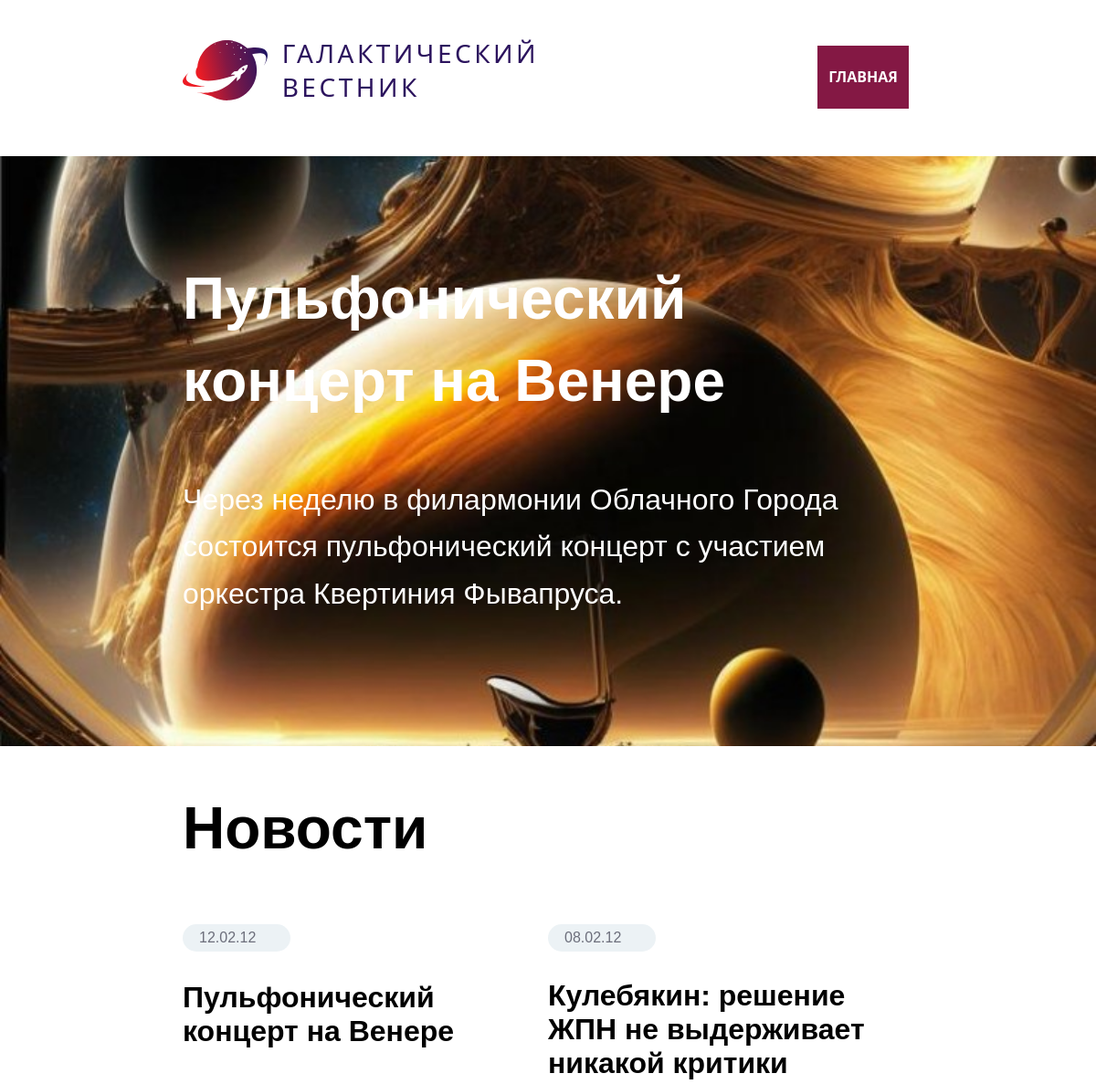
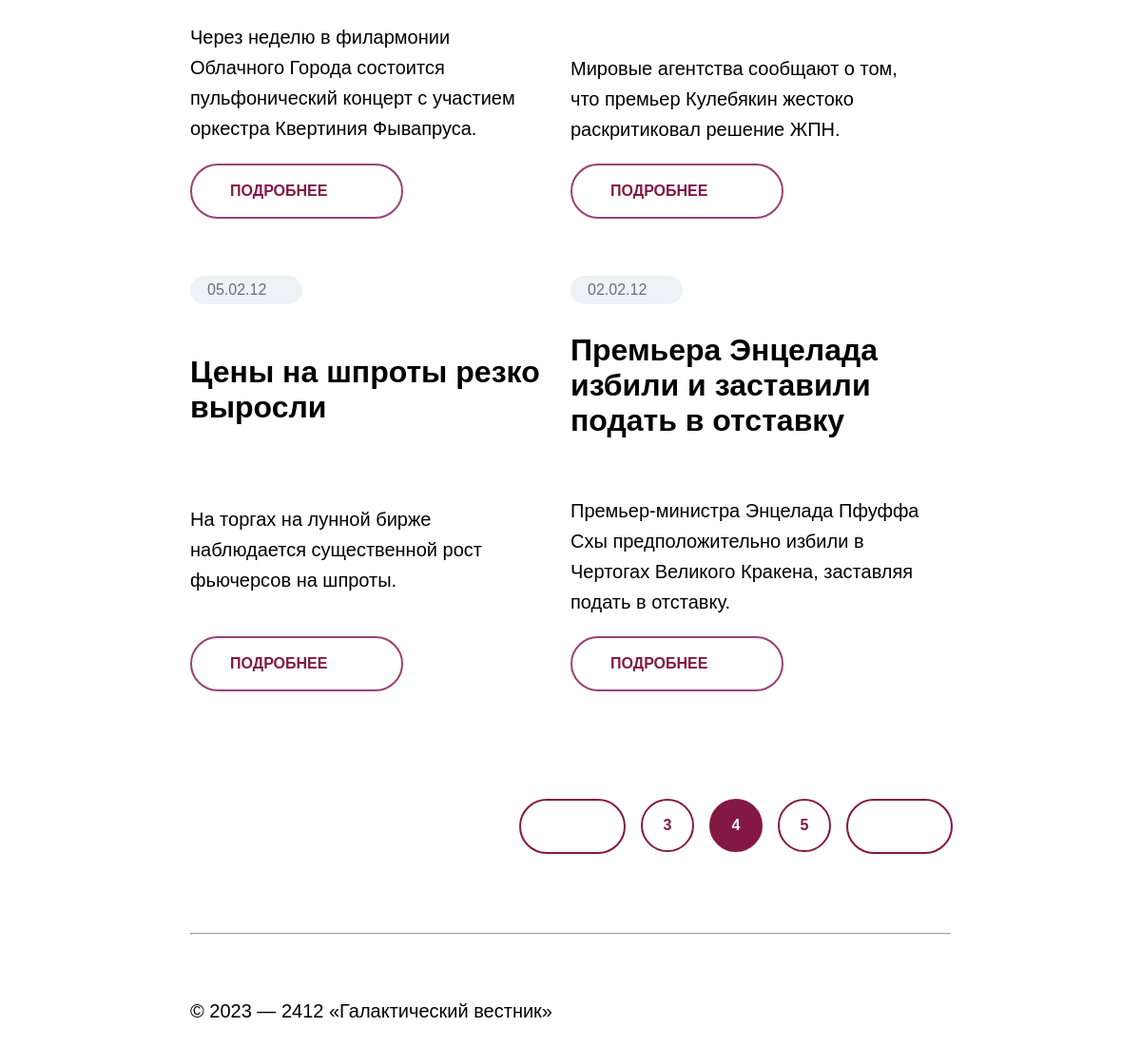
Screenshot of /news/page-4/ with the database file from the repository (2 pictures, top to bottom).
### tables this page shows
CREATE TABLE `news` (
  `id` int(11) unsigned NOT NULL AUTO_INCREMENT,
  `date` datetime NULL DEFAULT NULL,
  `title` varchar(250) NOT NULL DEFAULT '',
  `announce` text NULL DEFAULT NULL,
  `content` text NULL DEFAULT NULL,
  `image` varchar(250) NOT NULL DEFAULT '',
  PRIMARY KEY (`id`),
  KEY `id` (`id`),

  KEY `idx_news_date` (`date`));

### App/DB.php (called while the page is built, shortened)
<?php
class DB
{
	public static function connectDb()
	{
		$host = 'localhost';
		$dbname = 'workspace__test';
		$dbuser = 'root';
		$dbpassword = 'root';
		try {
			$db = new \PDO("mysql:host=$host;dbname=$dbname;charset=utf8;", $dbuser, $dbpassword);
		} catch (PDOException $error) {
			die("Could not connect to the database $dbname :" . $error->getMessage());
		}
		return $db;
	}
}

### App/Models/NewsModel.php (called while the page is built, shortened)
<?php
class NewsModel
{
	public static function getList($offset, $limit)
	{
		$query = DB::connectDb()->query("SELECT *,DATE_FORMAT(date,'%d.%m.%y') dt FROM news ORDER BY date DESC LIMIT $offset, $limit");
		return $query;
	}
}

### App/Controllers/NewsController.php (called while the page is built, shortened)
<?php
class NewsController
{
    public static function fetchData($number, $limit)
    {
        $numPage = NewsModel::getCount();
        $query = NewsModel::getList($number, $limit);
        $resi = NewsModel::getList($number, 1);
        $array = [
            'numPage' => $numPage,
            'query' => $query,
            'resi' => $resi,
        ];
        return $array;
    }
}

### index.php (the view, shortened to what this page needs)
<?php
$limit = 4;
if (isset($_GET['page'])) {
	$page = $_GET['page'];
} else {
	$page = 1;
}
$number = ($page * $limit) - $limit;
extract(NewsController::fetchData($number, $limit));
include_once("views/header.php");
?>
<main class="main_index">
    <section class="hero_section">
        <?php while($rowi = $resi->fetch()) { ?>
        <div class="hero_image">
            <img src="/image/<?= $rowi['image']; ?>" alt="hero_image">
        </div>
        <div class="hero_text">
            <h1 class="hero_h1"><?= $rowi['title']; ?></h1>
            <p class="hero_p"><?= $rowi['announce']; ?></p>
        </div>
        <?php } ?>
    </section>
    <section class="news_title">
        <h2 class="news_title_h2">
            Новости
        </h2>
    </section>
    <section class="news_block">
        <?php while($article = $query->fetch()) { ?>
        <div class="news">
            <div class="data_news"><?= $article["dt"]; ?></div>
            <div class="title_news"><?= $article["title"]; ?></div>
            <div class="announce_news"><?= $article["announce"]; ?></div>
            <a href="/news/<?= $article['id']; ?>/" class="a_style_button">
                <div class="button_news">
                    Подробнее<div class="arrow_button"></div>
                </div>
            </a>
        </div>
        <?php } ?>
    </section>
    <section class="pagination">
        <ul class="pagination_item">
            <?php
            include('Pagination.php');
            ?>
        </ul>
    </section>
</main>
<?php
include_once("views/footer.php");
?>

### css/index.css (style rules this page uses)
html { box-sizing: border-box; margin: 0 auto; width: 100%; background-color: rgb(182, 183, 183); }
*, *::after, *::before { box-sizing: inherit; }
body { width: 100vw; height: auto; background-color: rgb(255, 255, 255); margin: 0 auto; display: flex; flex-direction: column; justify-content: space-between; font-family: "Segoe UI;", sans-serif; }
.main_index { display: flex; flex-direction: column; margin-bottom: 83px; }
.hero_section, .news_block, .pagination { display: flex; }
.hero_section { height: 646px; margin: 0px; align-items: center; }
.hero_image { width: 100%; height: 100%; position: relative; z-index: 0; }
.hero_image img { position: relative; margin: 0; width: 100%; height: 100%; object-fit: cover; }
.hero_text { position: absolute; margin-left: 200px; max-width: 800px; z-index: 1; display: flex; flex-direction: column; gap: 30px; }
.hero_h1 { margin: 0px; color: #fff; font-size: 64px; font-style: normal; font-weight: 600; line-height: 140%; }
.hero_text p { margin: 0px; color: #fff; font-size: 32px; font-style: normal; font-weight: 400; line-height: 160%; }
.news_title { display: flex; margin: 54.32px auto 40px 200px; width: max-content; justify-content: start; }
.news_title_h2 { color: #000; font-size: 64px; font-style: normal; font-weight: 600; line-height: 110%; margin: 0px; }
.news_block { display: flex; flex-wrap: wrap; margin: 0 200px; }
.news { width: 50%; padding: 30px 30px 30px 0px; display: flex; flex-direction: column; justify-content: space-between; }
.data_news { width: 118px; padding: 6px 18px; border-radius: 20px; background: var(--light-grey, #ecf2f5); color: var(--grey, #6c6e7b); font-size: 16px; font-style: normal; font-weight: 400; line-height: normal; }
.title_news { width: 100%; height: auto; margin-top: 30px; color: var(--body-text, #000); font-size: 32px; font-style: normal; font-weight: 600; line-height: normal; }
.announce_news { width: 100%; height: auto; margin-top: 60px; }
.announce_news p { margin: 0px; color: var(--body-text, #000); font-size: 20px; font-style: normal; font-weight: 400; line-height: 160%; }
.a_style_button { padding-top: 20px; text-decoration: none; color: var(--body-text, #000); }
.button_news { display: flex; gap: 10px; margin: 0px; width: 224px; padding: 16px 40px; justify-content: center; align-items: center; border-radius: 50px; border: 2px solid #9b407a; color: var(--brand-color, #841844); font-size: 16px; font-style: normal; font-weight: 600; line-height: normal; text-transform: uppercase; }
.arrow_button { background-image: url(../img/Arrow\ 1.svg); background-repeat: no-repeat; background-position: 50% 50%; width: 26px; height: 22px; left: 5px; margin: 0 auto; }
.pagination { margin: 83px 198px 0px auto; }
.pagination_item { display: flex; gap: 16px; margin: 0px; padding: 0px; }

### css/page.css (style rules this page uses)
a { color: #6c6e7b; text-decoration: none; }
a { text-decoration: none; }

### rows the page displays
news: image (picture), title "Пульфонический концерт на Венере", announce "Через неделю в филармонии Облачного Города состоится пульфонический концерт с участием оркестра Квертиния Фывапруса.", dt "12.02.12"
news: dt "08.02.12", title "Кулебякин: решение ЖПН не выдерживает никакой критики", announce "Мировые агентства сообщают о том, что премьер Кулебякин жестоко раскритиковал решение ЖПН."
news: dt "05.02.12", title "Цены на шпроты резко выросли", announce "На торгах на лунной бирже наблюдается существенной рост фьючерсов на шпроты."
news: dt "02.02.12", title "Премьера Энцелада избили и заставили подать в отставку", announce "Премьер-министра Энцелада Пфуффа Схы предположительно избили в Чертогах Великого Кракена, заставляя подать в отставку."

### other values shown
$pageName "ГЛАВНАЯ"
$i "3"
$i "4"
$i "5"
